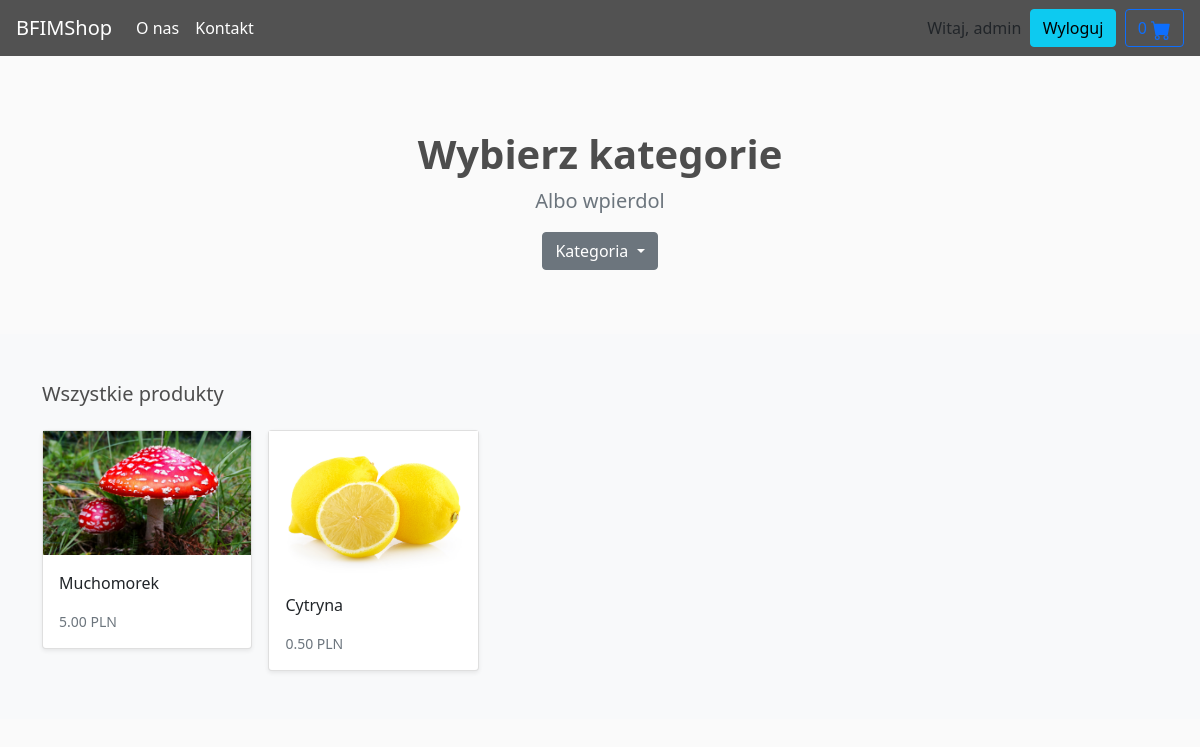
Screenshot of / (signed in) with the database file from the repository.
### store/models.py (models this page shows, shortened)
class Product(models.Model):
    category = models.ForeignKey(Category, related_name='product', on_delete=models.CASCADE)
    created_by = models.ForeignKey(User, on_delete=models.CASCADE, related_name='product_creator')
    title = models.CharField(max_length=255)
    author = models.CharField(max_length=255, default='admin')
    description = models.TextField(blank=True)
    image = models.ImageField(upload_to='images/', default='images/default.jpg')
    slug = models.SlugField(max_length=255)
    price = models.DecimalField(max_digits=4, decimal_places=2)
    in_stock = models.BooleanField(default=True)
    is_active = models.BooleanField(default=True)
    created = models.DateTimeField(auto_now_add=True)
    updated = models.DateTimeField(auto_now=True)
    objects = models.Manager()
    products = ProductManager()
    class Meta:
        verbose_name_plural = 'Products'
        ordering = ('-created',)
    def get_absolute_url(self):
        return reverse('store:product_detail', args=[self.slug])

### store/views.py (the view)
# urls.py: path('', views.product_all, name='product_all'),
def product_all(request):
    products = Product.products.all()
    return render(request, 'store/home.html', {'products': products})

### basket/basket.py (called while the page is built)
    def __len__(self):
        return sum(item['qty'] for item in self.basket.values())

### basket/context_processors.py (called while the page is built)
def basket(request):
    return {'basket': Basket(request)}

### store/context_processors.py (called while the page is built)
def categories(request):
    return {
        'categories': Category.objects.all()
    }

### store/models.py (called while the page is built)
    def get_queryset(self):
        return super(ProductManager, self).get_queryset().filter(is_active=True)

    def get_absolute_url(self):
        return reverse('store:category_list', args=[self.slug])

### store/templates/store/home.html (shortened to what this page needs)
{% extends './main.html' %}
{% load static %}
{% block content %}
<main>
    <section class="py-5 text-center container">
      <div class="row py-lg-3">
        <div class="col-lg-6 col-md-8 mx-auto">
          <h1 class="h1 fw-bold">Wybierz kategorie</h1>
          <p class="lead text-muted">Albo wpierdol</p>
          <div class="bd-example">
            <div class="dropdown">
              <button class="btn btn-secondary dropdown-toggle" type="button" id="dropdownMenuButton" data-toggle="dropdown" aria-haspopup="true" aria-expanded="false">
                Kategoria
              </button>
            </div>
            </div>
        </div>
      </div>
    </section>
    <div class="album py-5 bg-light">
      <div class="container">
        <div class="pb-3 h5">Wszystkie produkty</div>
        <div class="row row-cols-1 row-cols-sm-2 row-cols-md-5 g-3">
          {% for product in products %}
          <div class="col">
            <div class="card shadow-sm">
              <img class="img-fluid" alt="Responsive image" src="{{ product.image.url }}">
              <div class="card-body">
                <p class="card-text">
                  <a class="text-dark text-decoration-none" href="{{ product.get_absolute_url }}">{{ product.title }}</a>
                </p>
                <div class="d-flex justify-content-between align-items-center">
                  <small class="text-muted">{{ product.price }} PLN</small>
                </div>
              </div>
            </div>
          </div>
          {% endfor %}
        </div>
      </div>
    </div>
  </main>
{% endblock %}

### store/templates/store/main.html (shortened to what this page needs)
<!DOCTYPE html>
{% load static %}
<html>
<head>
	<link rel="stylesheet" href="https://stackpath.bootstrapcdn.com/bootstrap/4.4.1/css/bootstrap.min.css"
>
	<link rel="stylesheet" type="text/css" href="../../static/css/main.css">
</head>
<body>
	<header>
		<nav class="navbar navbar-expand-lg navbar-dark bg-dark">
			<a class="navbar-brand" href="/">BFIMShop</a>
			<div class="collapse navbar-collapse" id="navbarSupportedContent">
				<ul class="navbar-nav mr-auto">
					<li class="nav-item active">
						<a class="nav-link" href="{% url "store:about" %}">O nas </a>
					</li>
					<li class="nav-item active">
						<a class="nav-link" href="{% url "store:contact" %}">Kontakt </a>
					</li>
				</ul>
				<div class="form-inline my-2 my-lg-0">
					{% if request.user.is_authenticated %}
					<span>Witaj, {{request.user}}</span>
					<p>&nbsp&nbsp</p>
					<a href="{% url "logout" %}" class="btn btn-info">Wyloguj</a>
					{% else %}
					<a href="{% url "login" %}" class="btn btn-info">Logowanie</a>
					<p>&nbsp&nbsp</p>
					<a href="{% url "register" %}" class="btn btn-info">Rejestracja</a>
					{% endif %}
					<p>&nbsp&nbsp</p>
					<a type="button" role="button" href="{% url "basket:basket_summary" %}"
						class="btn btn-outline-primary">
						{% with total_qty=basket|length %}
						<div id="basket_qty" class="d-inline-flex">
						</div>
						{% endwith %}
					</a>
				</div>
			</div>
		</nav>
	</header>
	<div id="content">{% block content %} {% endblock %}</div>
</body>
</html>

### rows the page displays
Product: image (picture), title "Muchomorek", price "5.00"
Product: image (picture), title "Cytryna", price "0.50"

### other values shown
{{ request.user }} "admin"
